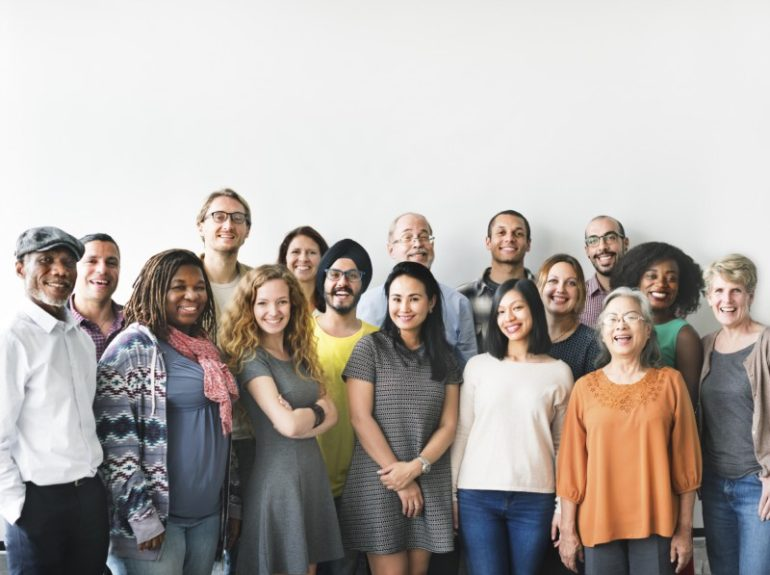
#> input picture dataset/example_1.jpg, 770 x 575 px
$ python temp.py --image ../dataset/example_1.jpg
#> lines starting #> are read from the running program, lines starting #| are printed output that depends on the picture; after the words box and inside, x2 and y2 are one past the last pixel; in counts of white or black regions, pixels touching at a corner belong together
# import the necessary packages
import numpy as np
import argparse
import cv2

# construct the argument parse and parse the arguments
ap = argparse.ArgumentParser()
ap.add_argument("-i", "--image", required=True,
	help="path to input image")
args = vars(ap.parse_args())

# load the image
image = cv2.imread(args["image"])
#> image is the input picture: shape (575, 770, 3); mean B, G, R 166, 170.2, 176.8

lower = [50, 50, 50]
upper = [255, 255, 255]

lower = np.array(lower, dtype = "uint8")
upper = np.array(upper, dtype = "uint8")

# find the colors within the specified boundaries and apply
# the mask
mask = cv2.inRange(image, lower, upper)
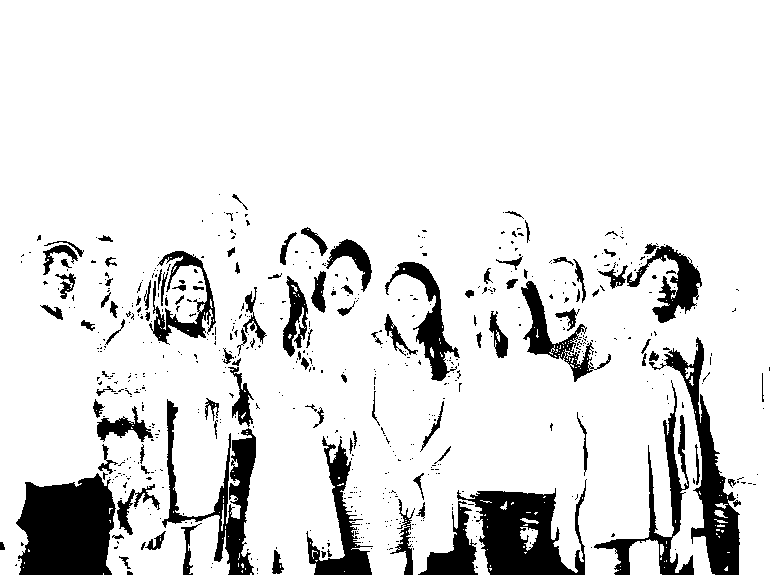
#> mask: shape (575, 770); 88% white; 622 black regions (513 under 20 px), largest, box (x1, y1, x2, y2) and area: (16, 473, 116, 575) 8060, (457, 479, 587, 575) 6274, (649, 337, 740, 575) 4966
output = cv2.bitwise_and(image, image, mask=mask)
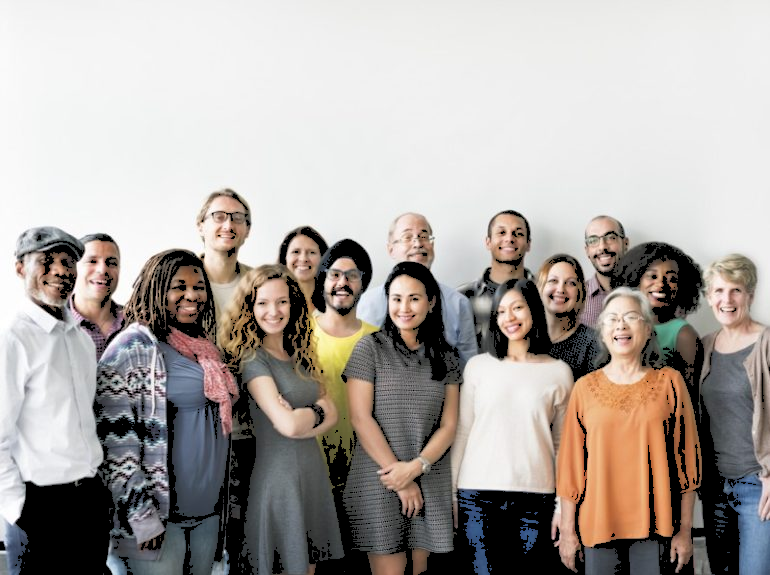
#> output: shape (575, 770, 3); mean B, G, R 160.6, 164.8, 171.1

# show the images
cv2.imshow("Output", np.hstack([image, output]))
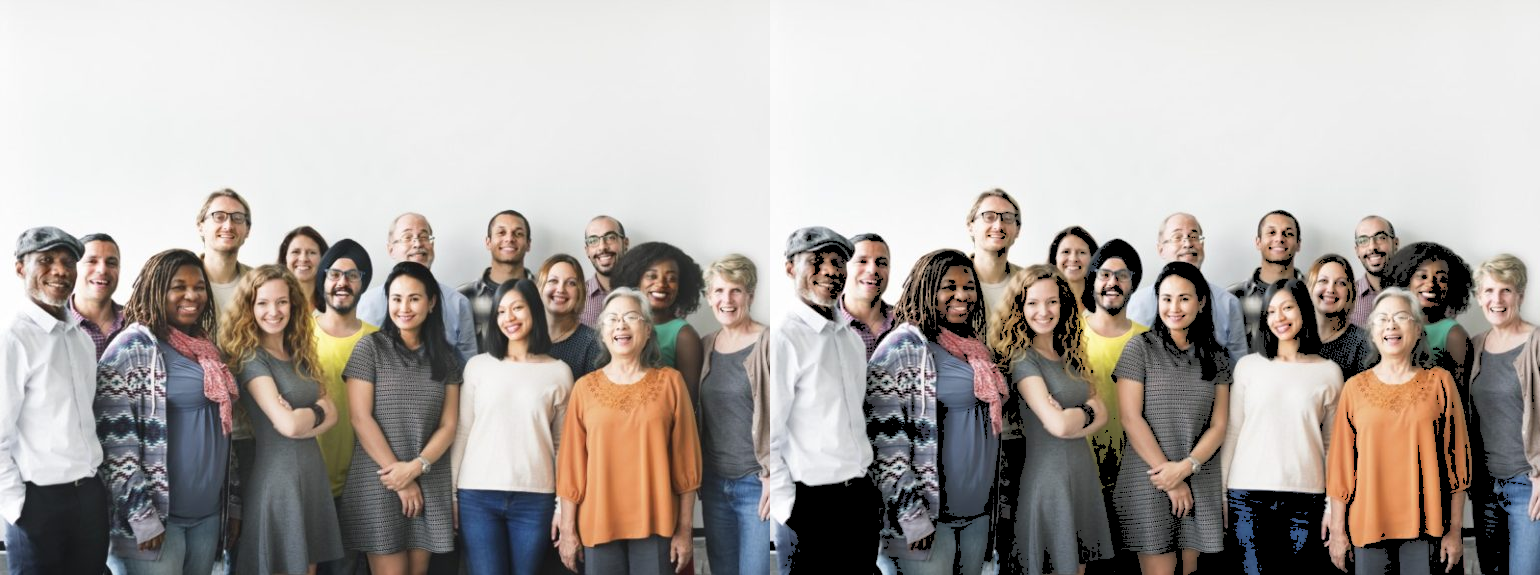
#> window 'Output': shape (575, 1540, 3); mean B, G, R 163.3, 167.5, 173.9
cv2.waitKey(0)

$ run again, on dataset/example_4.jpg
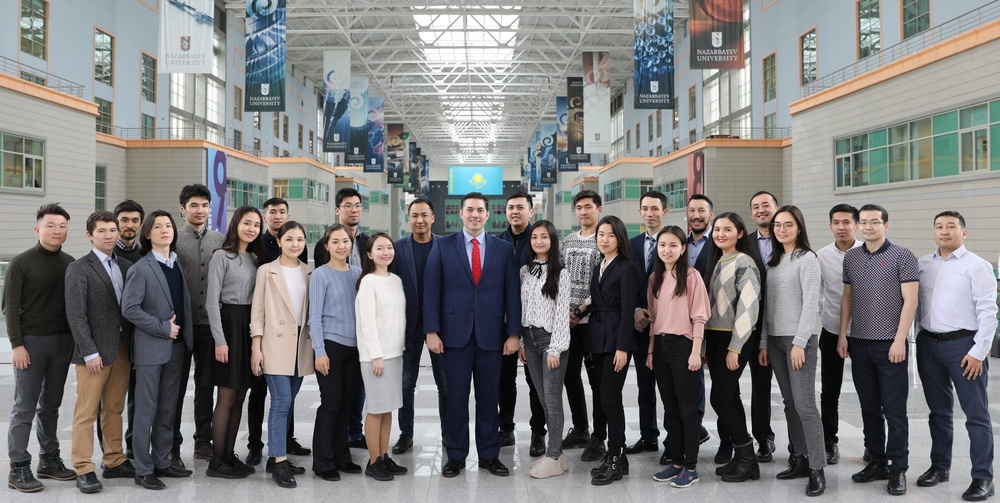
#> input picture dataset/example_4.jpg, 1000 x 503 px, shrunk from 2560 x 1287 before the run
#> image is the input picture: shape (503, 1000, 3); mean B, G, R 123.6, 123.4, 124.1
#> `mask = cv2.inRange(image, lower, upper)`:
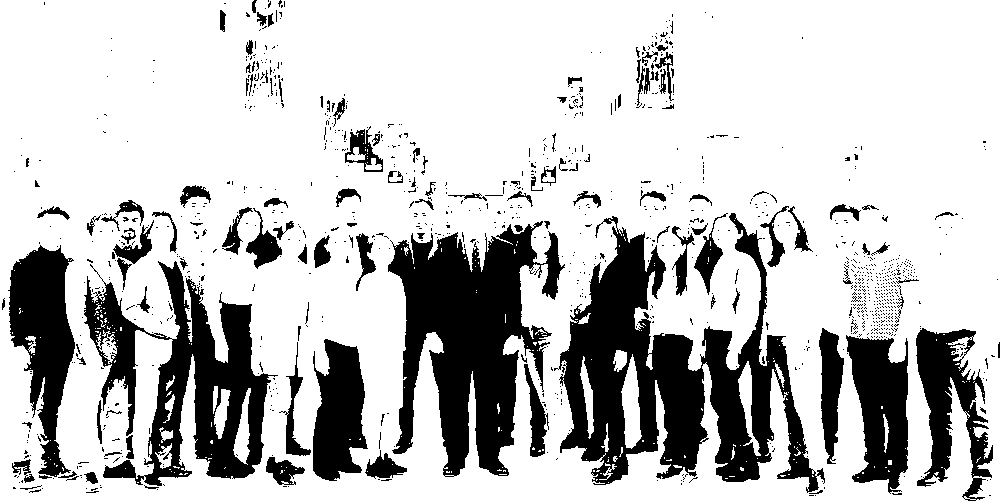
#> mask: shape (503, 1000); 76.5% white; 1126 black regions (1005 under 20 px), largest, box (x1, y1, x2, y2) and area: (554, 213, 825, 493) 30141, (388, 221, 565, 477) 23683, (84, 261, 278, 486) 17369
#> `cv2.imshow("Output", np.hstack([image, output]))`:
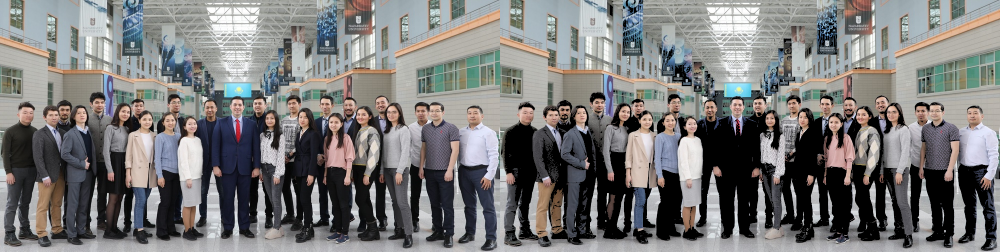
#> window 'Output': shape (503, 2000, 3) (shown at 1/2 size); mean B, G, R 119.7, 120.2, 120.9

$ run again, on dataset/example_5.jpg
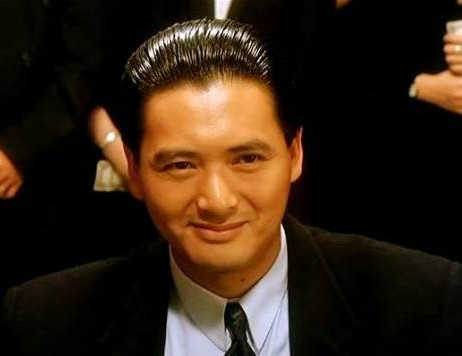
#> input picture dataset/example_5.jpg, 462 x 356 px
#> image is the input picture: shape (356, 462, 3); mean B, G, R 21.3, 35.3, 51.4
#> `mask = cv2.inRange(image, lower, upper)`:
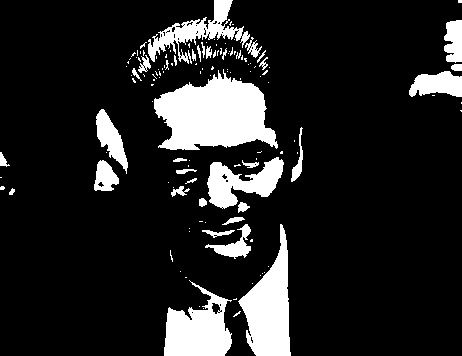
#> mask: shape (356, 462); 14% white; 132 white regions (97 under 20 px), largest, box (x1, y1, x2, y2) and area: (154, 69, 278, 150) 6512, (238, 224, 291, 356) 3759, (164, 280, 232, 356) 3093
#> `cv2.imshow("Output", np.hstack([image, output]))`:
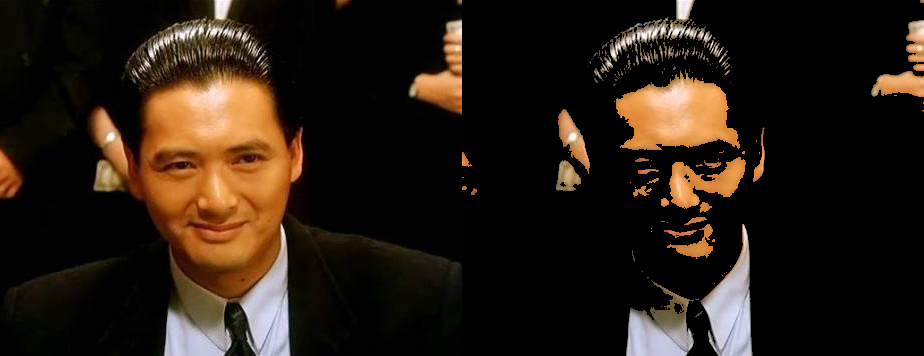
#> window 'Output': shape (356, 924, 3); mean B, G, R 18.9, 28.5, 39.5
